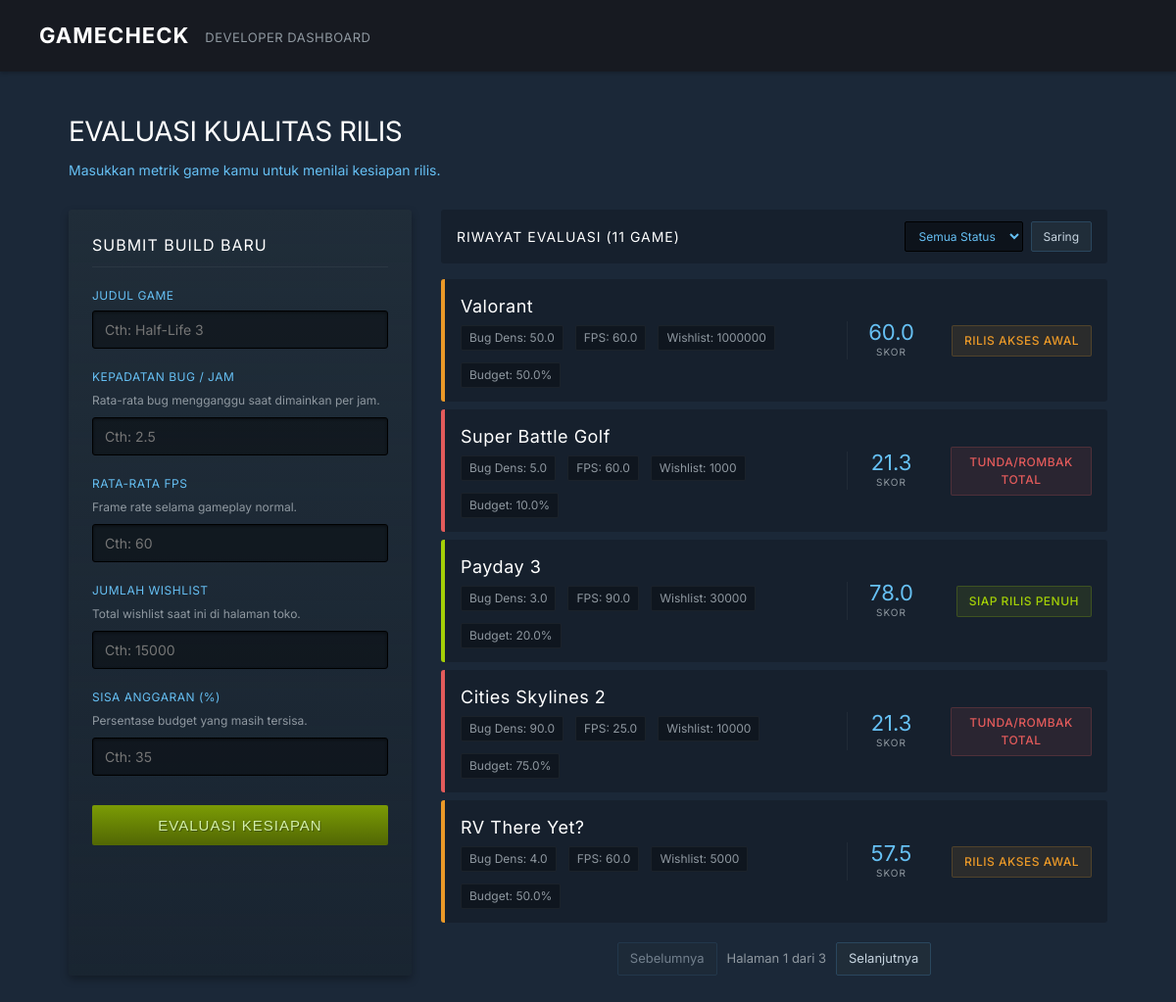
The page / on the database its author committed.
### tables this page shows
CREATE TABLE draft_indie (
	id INTEGER NOT NULL, 
	title VARCHAR, 
	bug_density FLOAT, 
	fps FLOAT, 
	wishlist INTEGER, 
	remaining_budget FLOAT, 
	score FLOAT, 
	status VARCHAR, 
	PRIMARY KEY (id)
);

### main.py (the view)
@app.get("/", response_class=HTMLResponse)
async def read_root(request: Request, page: int = 1, message: Optional[str] = None, db: sqlite3.Connection = Depends(get_db)):
    games, total_pages, total_items = get_paginated_games(db, page=page)
    return templates.TemplateResponse(request, "index.html", {
        "games": games,
        "current_page": page,
        "total_pages": total_pages,
        "total_items": total_items,
        "message": message
    })

### templates/index.html (shortened to what this page needs)
<!DOCTYPE html>
<html lang="id">
<head>
</head>
<body>
<nav>
  <div class="nav-logo">
    GAMECHECK
  </div>
  <div class="nav-tagline">DEVELOPER DASHBOARD</div>
</nav>
<div class="hero">
  <h1 class="hero-title">Evaluasi Kualitas Rilis</h1>
  <div class="hero-sub">Masukkan metrik game kamu untuk menilai kesiapan rilis.</div>
</div>
<div class="container">
  <div class="panel">
    <div class="panel-title">Submit Build Baru</div>
    <form action="/api/evaluate" method="POST" onsubmit="this.querySelector('button[type=submit]').disabled=true; this.querySelector('button[type=submit]').innerText='Memproses...';">
      <div class="form-group">
        <label class="form-label">Judul Game</label>
        <input class="form-input" type="text" name="title" required placeholder="Cth: Half-Life 3">
      </div>
      <div class="form-group">
        <label class="form-label">Kepadatan Bug / Jam</label>
        <div class="form-hint">Rata-rata bug mengganggu saat dimainkan per jam.</div>
        <input class="form-input" type="number" step="0.1" name="bug_density" required placeholder="Cth: 2.5">
      </div>
      <div class="form-group">
        <label class="form-label">Rata-rata FPS</label>
        <div class="form-hint">Frame rate selama gameplay normal.</div>
        <input class="form-input" type="number" step="0.1" name="fps" required placeholder="Cth: 60">
      </div>
      <div class="form-group">
        <label class="form-label">Jumlah Wishlist</label>
        <div class="form-hint">Total wishlist saat ini di halaman toko.</div>
        <input class="form-input" type="number" name="wishlist" required placeholder="Cth: 15000">
      </div>
      <div class="form-group">
        <label class="form-label">Sisa Anggaran (%)</label>
        <div class="form-hint">Persentase budget yang masih tersisa.</div>
        <input class="form-input" type="number" step="0.1" name="remaining_budget" required placeholder="Cth: 35">
      </div>
      <button type="submit" class="btn-submit">Evaluasi Kesiapan</button>
    </form>
  </div>
  <div>
    <div class="results-header">
      <div class="results-title">Riwayat Evaluasi ({{ total_items }} game)</div>
      <form action="/api/query" method="GET" style="display:flex;gap:8px">
        <select class="filter-select" name="status">
          <option value="">Semua Status</option>
        </select>
        <button type="submit" class="filter-btn">Saring</button>
      </form>
    </div>
    <div class="game-list">
      {% for game in games %}
        {% set v_class = 'gc-go' %}
        {% set v_pill = 'v-go' %}
        {% if game.status == 'Tunda/Rombak Total' %}
          {% set v_class = 'gc-wait' %}
          {% set v_pill = 'v-wait' %}
        {% elif game.status == 'Rilis Akses Awal' %}
          {% set v_class = 'gc-soon' %}
          {% set v_pill = 'v-soon' %}
        {% endif %}
        <div class="game-card {{ v_class }}">
          <div class="gc-info">
            <div class="gc-title">{{ game.title }}</div>
            <div class="gc-meta">
              <span>Bug Dens: {{ game.bug_density }}</span>
              <span>FPS: {{ game.fps }}</span>
              <span>Wishlist: {{ game.wishlist }}</span>
              <span>Budget: {{ game.remaining_budget }}%</span>
            </div>
          </div>
          <div class="gc-score-box">
            <div class="gc-score">{{ "%.1f"|format(game.score) }}</div>
            <div class="gc-score-label">Skor</div>
          </div>
          <div class="gc-verdict-box">
            <div class="gc-verdict {{ v_pill }}">
              {{ game.status }}
            </div>
          </div>
        </div>
      {% else %}
        <div style="padding:40px;text-align:center;background:rgba(0,0,0,0.2);color:var(--text-muted);font-size:14px;border-radius:3px">
          Belum ada game yang dievaluasi. Submit build baru untuk melihat hasil.
        </div>
      {% endfor %}
    </div>
    {% if total_pages > 1 %}
    <div class="pagination">
      {% set base_url = '/api/query?status=' ~ (selected_status | default('')) | urlencode ~ '&page=' %}
      {% if current_page > 1 %}
        <a href="{{ base_url }}{{ current_page - 1 }}" class="page-btn">Sebelumnya</a>
      {% else %}
        <span class="page-btn disabled">Sebelumnya</span>
      {% endif %}
      <span class="page-info">Halaman {{ current_page }} dari {{ total_pages }}</span>
      {% if current_page < total_pages %}
        <a href="{{ base_url }}{{ current_page + 1 }}" class="page-btn">Selanjutnya</a>
      {% else %}
        <span class="page-btn disabled">Selanjutnya</span>
      {% endif %}
    </div>
    {% endif %}
  </div>
</div>
</body>
</html>

### rows shown on the page
draft_indie: title "Valorant", bug_density "50.0", fps "60.0", wishlist "1000000", remaining_budget "50.0", score "60.0", status "RILIS AKSES AWAL"
draft_indie: title "Super Battle Golf", bug_density "5.0", fps "60.0", wishlist "1000", remaining_budget "10.0", score "21.3", status "TUNDA/ROMBAK TOTAL"
draft_indie: title "Payday 3", bug_density "3.0", fps "90.0", wishlist "30000", remaining_budget "20.0", score "78.0", status "SIAP RILIS PENUH"
draft_indie: title "Cities Skylines 2", bug_density "90.0", fps "25.0", wishlist "10000", remaining_budget "75.0", score "21.3", status "TUNDA/ROMBAK TOTAL"
draft_indie: title "RV There Yet?", bug_density "4.0", fps "60.0", wishlist "5000", remaining_budget "50.0", score "57.5", status "RILIS AKSES AWAL"

### other values the page prints
{{ total_items }} "11"
{{ current_page }} "1"
{{ total_pages }} "3"
